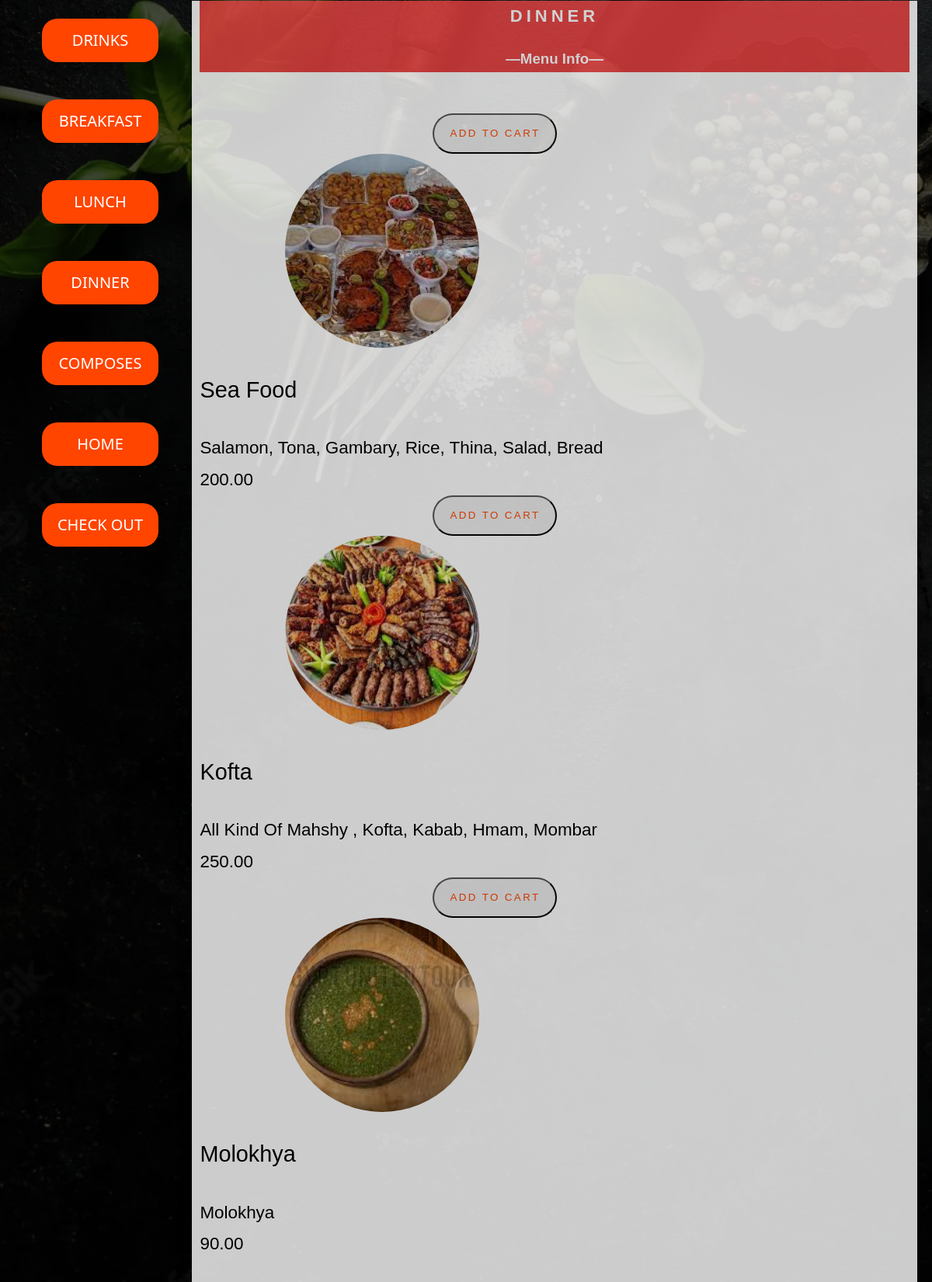
/menu/dinner/, run on the app's committed database.
### menu/models.py (models this page shows, shortened)
class dinner(models.Model):
    name=models.CharField(max_length=30)
    price=models.DecimalField(max_digits=5,decimal_places=2)
    components=models.CharField(max_length=100)
    images=models.ImageField(upload_to='photos/%y/%m/%d')
    active=models.BooleanField(default=True)

### menu/views.py (the view)
# urls.py: path('dinner/',views.itemdinner,name="itemdinner"),
def itemdinner(request):
    return render(request,'menu/dinner.html',{'itemdinner':dinner.objects.all()})

### templates/menu/dinner.html (shortened to what this page needs)
<!DOCTYPE html>
<html lang="en">
<head>
    {% load static %}
    <link rel="stylesheet" a href="{% static 'css/dinner.css' %}">
</head>
<body>
    <div class="side_panel">
        <ul>
            <li><a class="sign" href="{% url 'itemdrinks' %}">Drinks</a></li>
            <li><a class="sign" href="{% url 'item' %}">Breakfast</a></li>
            <li><a class="sign" href="{% url 'itemlunch' %}">Lunch</a></li>
            <li><a class="sign" href="{% url 'itemdinner' %}">Dinner</a></li>
            <li><a class="sign" href="{% url 'itemcompose' %}">Composes</a></li>
            <li><a class="sign" href="{% url 'home' %}">Home</a></li>
            <li><a class="sign" href="{% url 'check' %}">Check out</a></li>
        </ul>
    </div>
    <div class="right">
        <div class="Dinner"  id="lun">
            <div class="heading">
                <h1>DINNER</h1>
                <h3>&mdash;Menu info&mdash;</h3>
            </div>
            <div class="menu">
                <div class="menu-item">
                {% block content %}
            {% for x in itemdinner %}
            <div>
                <button class="btn">Add to cart</button>
                <img src="{{x.images.url}}" alt="">
            </div>
            <h3 class="item-name">  {{x.name}}  <br></h3>
            <p class="item-components">{{x.components}} <br></p>
           <p class="item-price"> {{x.price}} <br></p>
            {% endfor %}
            {% endblock content %}
        </div>
        </div>
</body>
</html>

### projectt/static/css/dinner.css (style rules this page uses)
body { background: rgba(0, 0, 0, 0.7) url(../photos/food2.webp) fixed; background-attachment: fixed; background-repeat: no-repeat; background-size: cover; background-blend-mode: darken; line-height: 1.8; font-family: 'Poppins',sans-serif; text-transform: capitalize; font-weight: 400; margin: 0px; padding: 0px; font-family: Cambria, Cochin, Georgia, Times, 'Times New Roman', serif; }
* { padding: 0; margin: 0; }
body, html { line-height: 1.8; font-family: 'Poppins',sans-serif; text-transform: capitalize; font-weight: 400; margin: 0px; padding: 0px; }
div { display: block; }
.side_panel { overflow: auto; width: 30%; max-width: 250px; background-color: none; height: 100%; margin-top: 0%; position: fixed; margin-left: 0%; }
.side_panel ul { position: absolute; width: 100%; }
.side_panel a { position: relative; left: 20%; bottom: 0; font-size: 20px; font-family: 'Segoe UI', Tahoma, Geneva, Verdana, sans-serif; display: block; color: white; text-decoration: none; text-transform: uppercase; transition: .5s; text-align: center; }
.side_panel ul li { display: inline-block; padding: 24px; text-transform: uppercase; }
.side_panel .sign { left: 30px; padding: 10px; width: 130px; border-radius: 20px; background-color: orangered; }
.right { position: absolute; right: 0px; width: 81vw; height: 100vh; top: 1px; overflow-y: auto; overflow-x: hidden; background: rgba(0, 0, 0, 0.7) url(photos/food2.webp) fixed; background-size: cover; background-blend-mode: darken; opacity: 0.8; }
.heading { background-color: #e84343; color: #fff; margin-bottom: 53px; padding: 0px 0px; grid-column: 1/-1; text-align: center; }
.heading h1 { font-weight: 600; font-size: 22px; letter-spacing: 5px; text-transform: uppercase; }
h3 { display: block; font-size: 1.17em; margin-block-start: 1em; margin-block-end: 1em; margin-inline-start: 0px; margin-inline-end: 0px; font-weight: bold; }
img { position: relative; left: 110px; border-radius: 8px; width: 50%; }
.Dinner { padding: 0; margin: 0; box-sizing: border-box; background-color: white; font-family: 'Poppins', sans-serif; padding: 0 10px 30px 10px; display: block; grid-template-columns: repeat(auto-fit,minmax(350px , 1fr)); grid-gap: 20px 40px; margin-right: 2%; margin-left: 2%; }
.menu-item img { display: block; width: 250px; height: 250px; border-radius: 50%; object-fit: cover; object-position: center; opacity: 1; animation: slide-from-left 1s ease-in-out; }
.menu-item h3 { font-size: 1.8rem; font-weight: 400; color: #000000; animation: slide-from-left 1s ease-in-out; }
.menu-item p { font-size: 1.4rem; color: #000000; font-weight: 500; animation: slide-from-left 1s ease-in-out; }
.btn { margin-left: 300px; display: inline-block; padding: .75rem 1.25rem; border-radius: 10rem; color: orangered; text-transform: uppercase; letter-spacing: .15rem; transition: all .3s; position: relative; overflow: hidden; line-height: 1.8; font-family: 'Poppins',sans-serif; }

### data on the page
dinner: images (picture), name "Sea Food", components "Salamon, Tona, Gambary, Rice, Thina, Salad, Bread", price "200.00"
dinner: images (picture), name "Kofta", components "All Kind Of Mahshy , Kofta, Kabab, Hmam, Mombar", price "250.00"
dinner: images (picture), name "Molokhya", components "Molokhya", price "90.00"
